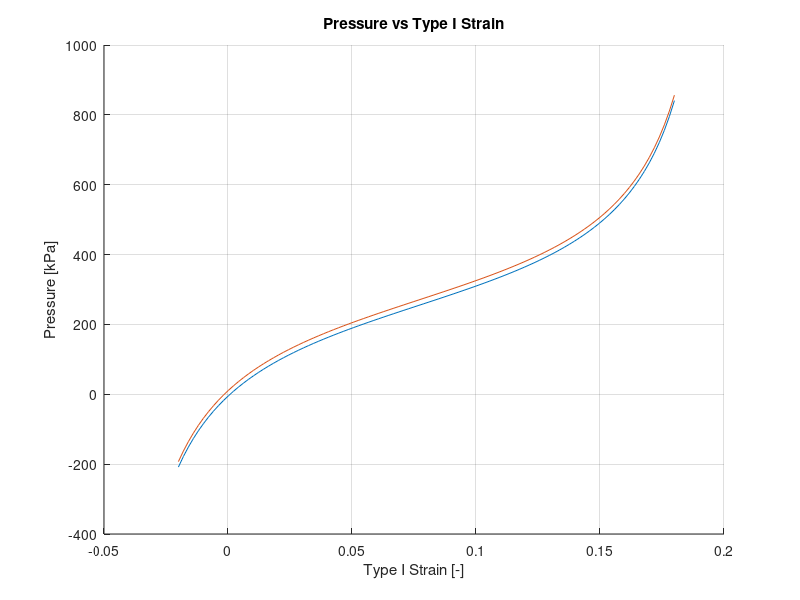

This figure's MATLAB source:
%% BPA Pressure Computation

%Clear Everything
clear
close all
clc

%% Define the BPA Pressure Model.

%Define the model constants.
c0 = 254.3e3;                       % [Pa] Model Parameter 0
c1 = 192e3;                         % [Pa] Model Parameter 1
c2 = 2.0265;                        % [-] Model Parameter 2
c3 = -0.461;                        % [-] Model Parameter 3
c4 = -0.331e-3;                     % [1/N] Model Parameter 4
c5 = 1.23e3;                        % [Pa/N] Model Parameter 5
c6 = 15.6e3;                        % [Pa] Model Parameter 6

%Define the maximum and minimum actuator length.
Lmax = 18.9e-2;                       %[m] Maximum actuator length (the length of the actuator at P = 0 kPa).
Lmin = 15.75e-2;                      %[m] Minimum actuator length (the length of the actuator at P = Pmax = 90 psi ~= 620 kpa).

%Define the maximum strain of the BPA (Same for both views of strain).
gmax = (Lmax - Lmin)/Lmax;

%% Plot the Pressure vs Type I Strain.

%Define the Type I strain.
gs = linspace(-0.02, 0.18, 100);

%Define the extension and contraction factor.
Ss = [0 1];

%Define the applied force values.
% Fs = [0 53.378659539010805e3 106.75731907802161e3];                 %[mN] Force applied to muscle.
Fs = 0;
% Fs = [0 12 24];
% Fs = (4.4482216282509*1000)*Fs;
Fs = 4.4482216282509*Fs;

%Create a plot to store the pressure values.
figure, hold on, grid on, xlabel('Type I Strain [-]'), ylabel('Pressure [kPa]'), title('Pressure vs Type I Strain')

%Compute the associated pressures.
for k1 = 1:length(Fs)                                                                               %Iterate through all of the applied forces...
    for k2 = 1:length(Ss)                                                                           %Iterate through all of the extension/contraction factors...
        
        %Compute the pressure.
        ps = c0 + c1*tan( c2*( gs/(c4*Fs(k1) + gmax) + c3 ) ) + c5*Fs(k1) + c6*Ss(k2);

        %Plot the pressure.
%         plot(gs, ps)
        plot(gs, ps*10^-3)
        
    end
end
